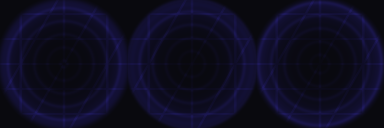
#> input picture art_lab/shaders/batches/shader_evolve_smoke_001/shader_evolve_smoke_001_g01_shield_ripple_2d_005/flipbook.png, 384 x 128 px
$ python -i shader_promote.py   (imports and definitions only)
#> lines starting #> are read from the running program, lines starting #| are printed output that depends on the picture
"""Promote top shader batch candidates into a human review queue.

The batch explorer is allowed to generate lots of mediocre output. This tool
keeps the review surface small: it copies only high-scoring, optionally diverse
candidates into art_lab/shaders/review_queues/<queue_id>/ and writes a compact
gallery plus mutation commands.
"""
from __future__ import annotations

import argparse
import html
import json
import math
import shutil
from datetime import datetime, timezone
from pathlib import Path
from typing import Any

import numpy as np
from PIL import Image

LAB_ROOT = Path(r"D:\assets\art_lab")
BATCHES_DIR = LAB_ROOT / "shaders" / "batches"
REVIEW_DIR = LAB_ROOT / "shaders" / "review_queues"


def image_feature(path: Path) -> np.ndarray:
    img = Image.open(path).convert("RGBA").resize((64, 64), Image.Resampling.LANCZOS)
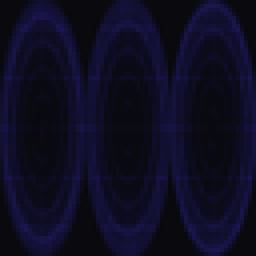
#> img: PIL image 64x64 RGBA (shown 4 times larger); mean R, G, B, A 14, 12.7, 34.4, 255
    arr = np.asarray(img).astype(np.float32) / 255.0
    rgb = arr[..., :3]
    alpha = arr[..., 3]
#> alpha: shape (64, 64) float32; every value is 1
    luma = 0.2126 * rgb[..., 0] + 0.7152 * rgb[..., 1] + 0.0722 * rgb[..., 2]
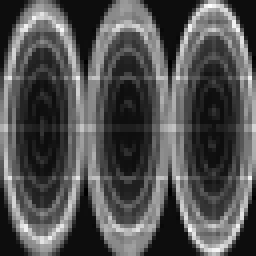
#> luma: shape (64, 64) float32 (shown 4 times larger); min 0.0325, max 0.109, mean 0.0571; drawn with min black and max white
    bins = []
    for channel in range(3):
        hist, _ = np.histogram(rgb[..., channel], bins=8, range=(0.0, 1.0), weights=np.maximum(alpha, 0.05))
        hist = hist.astype(np.float32)
        hist /= max(float(hist.sum()), 1e-6)
        bins.extend(hist.tolist())
#> this loop made 3 passes
#> hist on passes 1 to 3: [1, 0, 0, 0, 0, 0, 0, 0], [1, 0, 0, 0, 0, 0, 0, 0], [0.491, 0.459, 0.0496, 0, 0, 0, 0, 0]
#> after the loop, bins = [1, 0, 0, 0, 0, 0, 0, 0, 1, 0, 0, 0, 0, 0, 0, 0, 0.491, 0.459, 0.0496, 0, 0, 0, 0, 0]
    gx = np.abs(np.diff(luma, axis=1, prepend=luma[:, :1]))
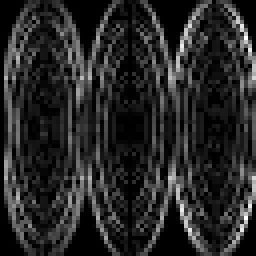
#> gx: shape (64, 64) float32 (shown 4 times larger); min 0, max 0.0553, mean 0.00864; drawn with min black and max white
    gy = np.abs(np.diff(luma, axis=0, prepend=luma[:1, :]))
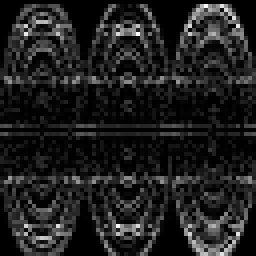
#> gy: shape (64, 64) float32 (shown 4 times larger); min 0, max 0.0356, mean 0.00439; drawn with min black and max white
    extra = [
        float(np.mean(alpha > 0.04)),
        float(np.mean(luma)),
        float(np.std(luma)),
        float(np.mean(np.sqrt(gx * gx + gy * gy))),
    ]
#> extra = [1, 0.0571, 0.0176, 0.0107]
    return np.array(bins + extra, dtype=np.float32)


# [26 lines left out: functions candidate_image, load_batch, newest_batches, not called in this run]


def grade_allowed(row: dict[str, Any], grades: set[str], min_score: float) -> bool:
    review = row.get("review", {})
    return review.get("grade") in grades and float(review.get("score", 0.0)) >= min_score


# [192 lines left out: functions diverse_select, copy_candidate, write_gallery, write_review_md, main, not called in this run]


# [2 lines not run here, left out]

>>> result = image_feature('../shaders/batches/shader_evolve_smoke_001/shader_evolve_smoke_001_g01_shield_ripple_2d_005/flipbook.png')
#> result = 28 values, max 1 at index 0, min 0 at index 1, mean 0.146
